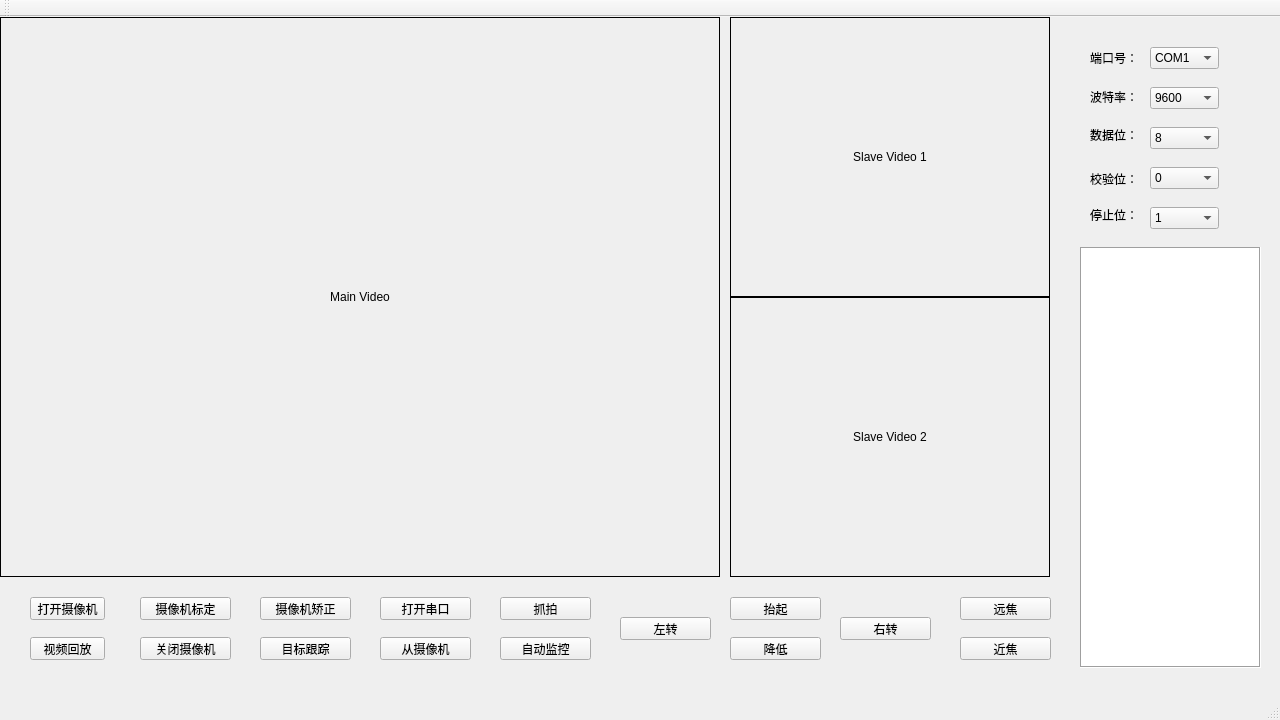
<?xml version="1.0" encoding="UTF-8"?>
<ui version="4.0">
 <class>MainWindow</class>
 <widget class="QMainWindow" name="MainWindow">
  <property name="geometry">
   <rect>
    <x>0</x>
    <y>0</y>
    <width>1280</width>
    <height>720</height>
   </rect>
  </property>
  <property name="windowTitle">
   <string>FuckQtWithoutReason</string>
  </property>
  <widget class="QWidget" name="centralWidget">
   <widget class="QLabel" name="MainVideo">
    <property name="geometry">
     <rect>
      <x>0</x>
      <y>0</y>
      <width>720</width>
      <height>560</height>
     </rect>
    </property>
    <property name="autoFillBackground">
     <bool>false</bool>
    </property>
    <property name="styleSheet">
     <string notr="true">background-color rgb(255, 170, 255)
border：2px solid black;</string>
    </property>
    <property name="frameShape">
     <enum>QFrame::Box</enum>
    </property>
    <property name="lineWidth">
     <number>1</number>
    </property>
    <property name="text">
     <string>Main Video</string>
    </property>
    <property name="alignment">
     <set>Qt::AlignCenter</set>
    </property>
   </widget>
   <widget class="QLabel" name="SlaveVideo1">
    <property name="geometry">
     <rect>
      <x>730</x>
      <y>0</y>
      <width>320</width>
      <height>280</height>
     </rect>
    </property>
    <property name="frameShape">
     <enum>QFrame::Box</enum>
    </property>
    <property name="text">
     <string>Slave Video 1</string>
    </property>
    <property name="alignment">
     <set>Qt::AlignCenter</set>
    </property>
   </widget>
   <widget class="QLabel" name="SlaveVideo2">
    <property name="geometry">
     <rect>
      <x>730</x>
      <y>280</y>
      <width>320</width>
      <height>280</height>
     </rect>
    </property>
    <property name="frameShape">
     <enum>QFrame::Box</enum>
    </property>
    <property name="text">
     <string>Slave Video 2</string>
    </property>
    <property name="alignment">
     <set>Qt::AlignCenter</set>
    </property>
   </widget>
   <widget class="QPushButton" name="pushButton">
    <property name="geometry">
     <rect>
      <x>30</x>
      <y>580</y>
      <width>75</width>
      <height>23</height>
     </rect>
    </property>
    <property name="text">
     <string>打开摄像机</string>
    </property>
   </widget>
   <widget class="QPushButton" name="pushButton_2">
    <property name="geometry">
     <rect>
      <x>140</x>
      <y>580</y>
      <width>91</width>
      <height>23</height>
     </rect>
    </property>
    <property name="text">
     <string>摄像机标定</string>
    </property>
   </widget>
   <widget class="QPushButton" name="pushButton_3">
    <property name="geometry">
     <rect>
      <x>30</x>
      <y>620</y>
      <width>75</width>
      <height>23</height>
     </rect>
    </property>
    <property name="text">
     <string>视频回放</string>
    </property>
   </widget>
   <widget class="QPushButton" name="pushButton_4">
    <property name="geometry">
     <rect>
      <x>140</x>
      <y>620</y>
      <width>91</width>
      <height>23</height>
     </rect>
    </property>
    <property name="text">
     <string>关闭摄像机</string>
    </property>
   </widget>
   <widget class="QPushButton" name="pushButton_5">
    <property name="geometry">
     <rect>
      <x>260</x>
      <y>580</y>
      <width>91</width>
      <height>23</height>
     </rect>
    </property>
    <property name="text">
     <string>摄像机矫正</string>
    </property>
   </widget>
   <widget class="QPushButton" name="pushButton_6">
    <property name="geometry">
     <rect>
      <x>260</x>
      <y>620</y>
      <width>91</width>
      <height>23</height>
     </rect>
    </property>
    <property name="text">
     <string>目标跟踪</string>
    </property>
   </widget>
   <widget class="QPushButton" name="OpenButton">
    <property name="geometry">
     <rect>
      <x>380</x>
      <y>580</y>
      <width>91</width>
      <height>23</height>
     </rect>
    </property>
    <property name="text">
     <string>打开串口</string>
    </property>
   </widget>
   <widget class="QPushButton" name="pushButton_8">
    <property name="geometry">
     <rect>
      <x>380</x>
      <y>620</y>
      <width>91</width>
      <height>23</height>
     </rect>
    </property>
    <property name="text">
     <string>从摄像机</string>
    </property>
   </widget>
   <widget class="QPlainTextEdit" name="plainTextEdit">
    <property name="geometry">
     <rect>
      <x>1080</x>
      <y>230</y>
      <width>181</width>
      <height>421</height>
     </rect>
    </property>
    <property name="frameShape">
     <enum>QFrame::Box</enum>
    </property>
   </widget>
   <widget class="QComboBox" name="PortBox">
    <property name="geometry">
     <rect>
      <x>1150</x>
      <y>30</y>
      <width>69</width>
      <height>22</height>
     </rect>
    </property>
    <item>
     <property name="text">
      <string>COM1</string>
     </property>
    </item>
    <item>
     <property name="text">
      <string>COM2</string>
     </property>
    </item>
    <item>
     <property name="text">
      <string>COM3</string>
     </property>
    </item>
    <item>
     <property name="text">
      <string>COM4</string>
     </property>
    </item>
    <item>
     <property name="text">
      <string>COM5</string>
     </property>
    </item>
    <item>
     <property name="text">
      <string>COM6</string>
     </property>
    </item>
    <item>
     <property name="text">
      <string>COM7</string>
     </property>
    </item>
   </widget>
   <widget class="QLabel" name="label">
    <property name="geometry">
     <rect>
      <x>1090</x>
      <y>30</y>
      <width>51</width>
      <height>21</height>
     </rect>
    </property>
    <property name="text">
     <string>端口号：</string>
    </property>
   </widget>
   <widget class="QLabel" name="label_2">
    <property name="geometry">
     <rect>
      <x>1090</x>
      <y>70</y>
      <width>54</width>
      <height>20</height>
     </rect>
    </property>
    <property name="text">
     <string>波特率：</string>
    </property>
   </widget>
   <widget class="QComboBox" name="BaudBox">
    <property name="geometry">
     <rect>
      <x>1150</x>
      <y>70</y>
      <width>69</width>
      <height>22</height>
     </rect>
    </property>
    <item>
     <property name="text">
      <string>9600</string>
     </property>
    </item>
    <item>
     <property name="text">
      <string>115200</string>
     </property>
    </item>
   </widget>
   <widget class="QLabel" name="label_3">
    <property name="geometry">
     <rect>
      <x>1090</x>
      <y>110</y>
      <width>54</width>
      <height>16</height>
     </rect>
    </property>
    <property name="text">
     <string>数据位：</string>
    </property>
   </widget>
   <widget class="QComboBox" name="BitNumBox">
    <property name="geometry">
     <rect>
      <x>1150</x>
      <y>110</y>
      <width>69</width>
      <height>22</height>
     </rect>
    </property>
    <item>
     <property name="text">
      <string>8</string>
     </property>
    </item>
   </widget>
   <widget class="QLabel" name="label_4">
    <property name="geometry">
     <rect>
      <x>1090</x>
      <y>152</y>
      <width>54</width>
      <height>20</height>
     </rect>
    </property>
    <property name="text">
     <string>校验位：</string>
    </property>
   </widget>
   <widget class="QComboBox" name="ParityBox">
    <property name="geometry">
     <rect>
      <x>1150</x>
      <y>150</y>
      <width>69</width>
      <height>22</height>
     </rect>
    </property>
    <item>
     <property name="text">
      <string>0</string>
     </property>
    </item>
   </widget>
   <widget class="QLabel" name="label_5">
    <property name="geometry">
     <rect>
      <x>1090</x>
      <y>190</y>
      <width>54</width>
      <height>16</height>
     </rect>
    </property>
    <property name="text">
     <string>停止位：</string>
    </property>
   </widget>
   <widget class="QComboBox" name="StopBox">
    <property name="geometry">
     <rect>
      <x>1150</x>
      <y>190</y>
      <width>69</width>
      <height>22</height>
     </rect>
    </property>
    <item>
     <property name="text">
      <string>1</string>
     </property>
    </item>
    <item>
     <property name="text">
      <string>2</string>
     </property>
    </item>
   </widget>
   <widget class="QPushButton" name="pushButton_9">
    <property name="geometry">
     <rect>
      <x>500</x>
      <y>580</y>
      <width>91</width>
      <height>23</height>
     </rect>
    </property>
    <property name="text">
     <string>抓拍</string>
    </property>
   </widget>
   <widget class="QPushButton" name="pushButton_10">
    <property name="geometry">
     <rect>
      <x>500</x>
      <y>620</y>
      <width>91</width>
      <height>23</height>
     </rect>
    </property>
    <property name="text">
     <string>自动监控</string>
    </property>
   </widget>
   <widget class="QPushButton" name="pushButton_11">
    <property name="geometry">
     <rect>
      <x>730</x>
      <y>580</y>
      <width>91</width>
      <height>23</height>
     </rect>
    </property>
    <property name="text">
     <string>抬起</string>
    </property>
   </widget>
   <widget class="QPushButton" name="pushButton_12">
    <property name="geometry">
     <rect>
      <x>730</x>
      <y>620</y>
      <width>91</width>
      <height>23</height>
     </rect>
    </property>
    <property name="text">
     <string>降低</string>
    </property>
   </widget>
   <widget class="QPushButton" name="pushButton_13">
    <property name="geometry">
     <rect>
      <x>620</x>
      <y>600</y>
      <width>91</width>
      <height>23</height>
     </rect>
    </property>
    <property name="text">
     <string>左转</string>
    </property>
   </widget>
   <widget class="QPushButton" name="pushButton_14">
    <property name="geometry">
     <rect>
      <x>840</x>
      <y>600</y>
      <width>91</width>
      <height>23</height>
     </rect>
    </property>
    <property name="text">
     <string>右转</string>
    </property>
   </widget>
   <widget class="QPushButton" name="pushButton_15">
    <property name="geometry">
     <rect>
      <x>960</x>
      <y>580</y>
      <width>91</width>
      <height>23</height>
     </rect>
    </property>
    <property name="text">
     <string>远焦</string>
    </property>
   </widget>
   <widget class="QPushButton" name="pushButton_16">
    <property name="geometry">
     <rect>
      <x>960</x>
      <y>620</y>
      <width>91</width>
      <height>23</height>
     </rect>
    </property>
    <property name="text">
     <string>近焦</string>
    </property>
   </widget>
  </widget>
  <widget class="QMenuBar" name="menuBar">
   <property name="geometry">
    <rect>
     <x>0</x>
     <y>0</y>
     <width>1280</width>
     <height>22</height>
    </rect>
   </property>
  </widget>
  <widget class="QToolBar" name="mainToolBar">
   <attribute name="toolBarArea">
    <enum>TopToolBarArea</enum>
   </attribute>
   <attribute name="toolBarBreak">
    <bool>false</bool>
   </attribute>
  </widget>
  <widget class="QStatusBar" name="statusBar"/>
 </widget>
 <layoutdefault spacing="6" margin="11"/>
 <resources/>
 <connections/>
</ui>
